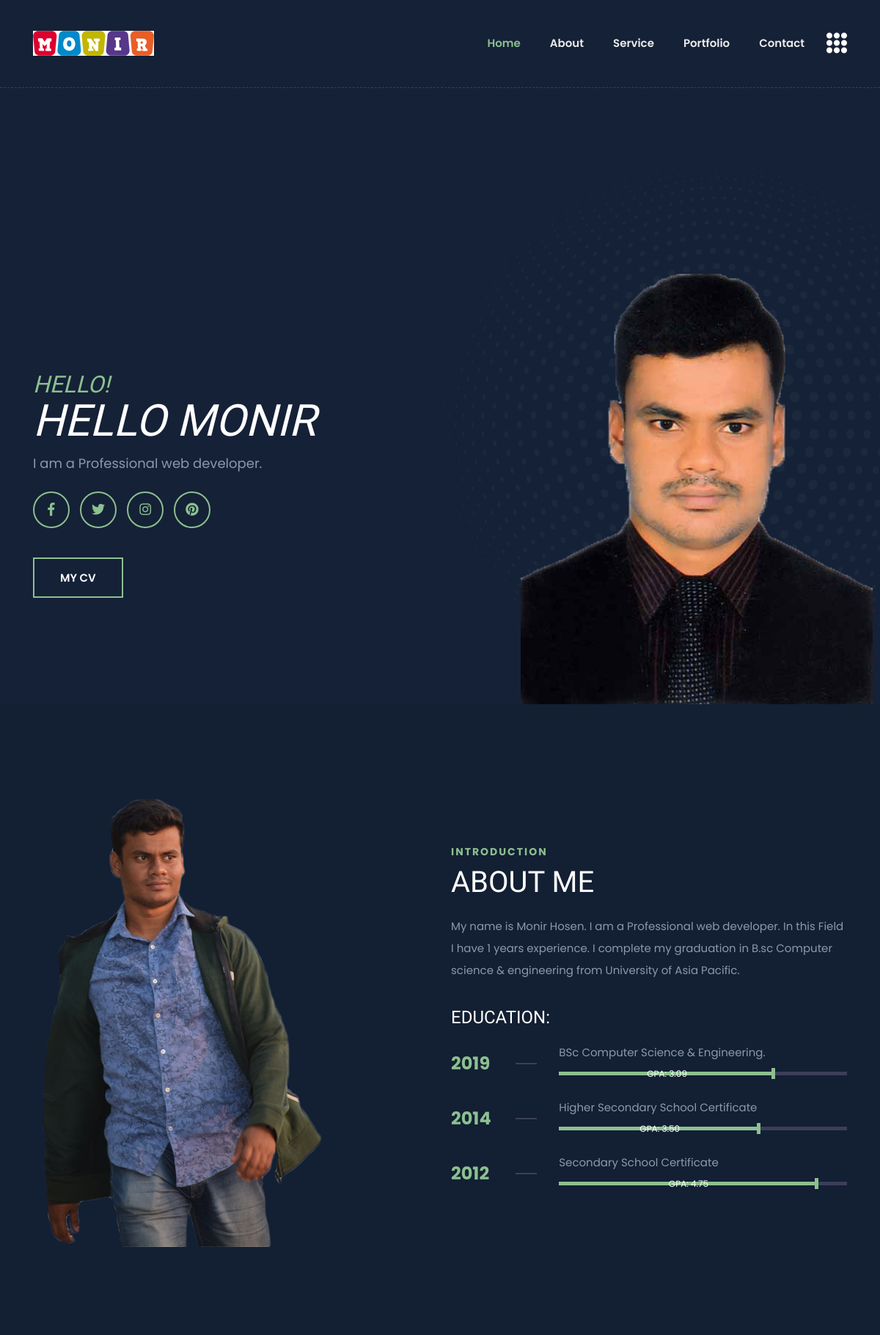
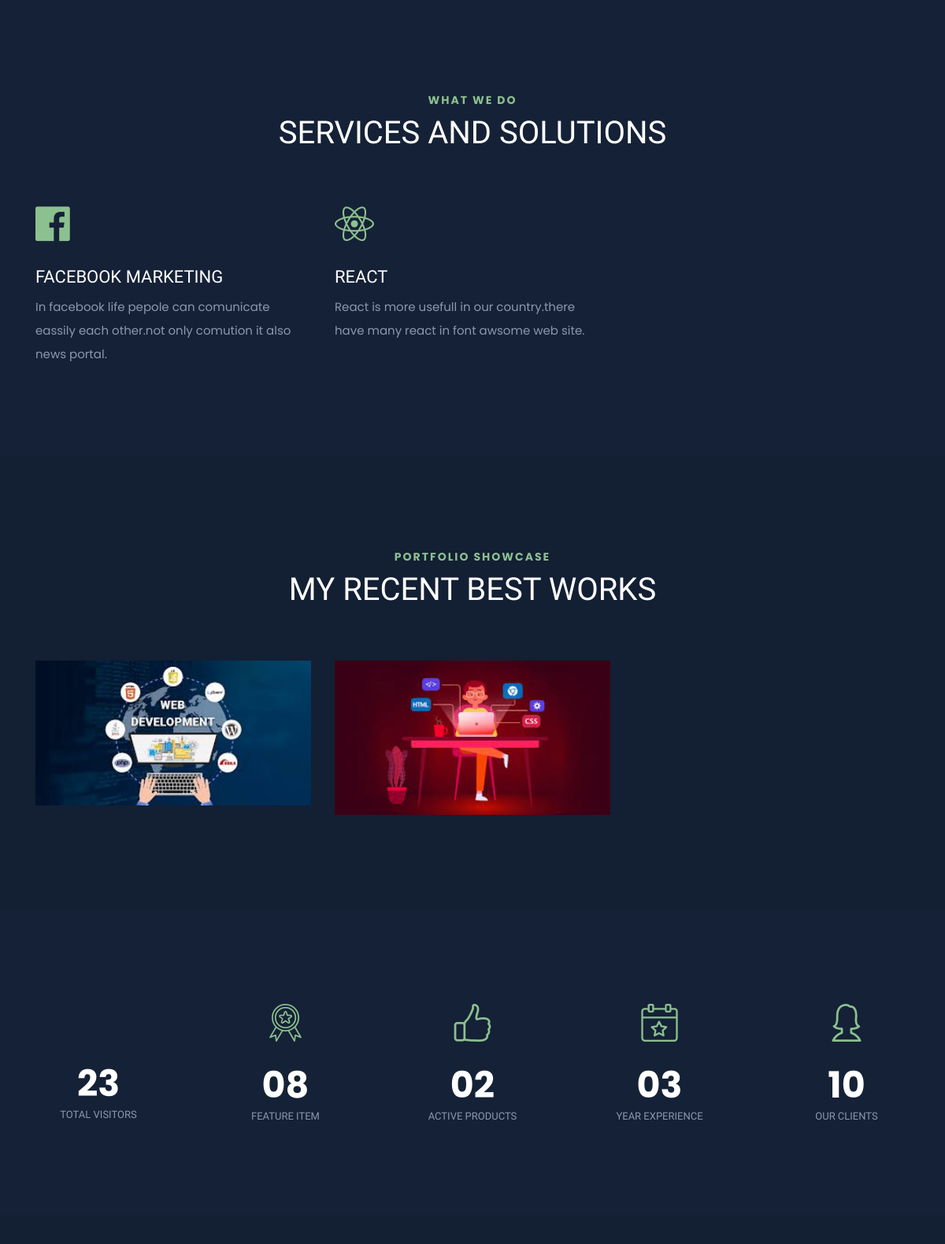
The page / (upper part) on the database its author committed (2 pictures, top to bottom).
### tables this page shows
CREATE TABLE `banners` (
  `id` int(255) NOT NULL,
  `title` varchar(255) NOT NULL,
  `bio` varchar(255) NOT NULL,
  `img` varchar(255) DEFAULT NULL
);

CREATE TABLE `abouts` (
  `id` int(11) NOT NULL,
  `description` varchar(255) NOT NULL,
  `image` varchar(255) DEFAULT NULL
);

CREATE TABLE `skills` (
  `id` int(11) NOT NULL,
  `skill` varchar(255) NOT NULL,
  `gpa` varchar(255) NOT NULL,
  `progress` varchar(255) NOT NULL,
  `year` varchar(255) NOT NULL
);

CREATE TABLE `services` (
  `id` int(10) UNSIGNED NOT NULL,
  `icon` varchar(255) DEFAULT NULL,
  `title` varchar(255) DEFAULT NULL,
  `summary` text DEFAULT NULL
);

CREATE TABLE `projects` (
  `id` int(10) UNSIGNED NOT NULL,
  `title` varchar(255) NOT NULL,
  `description` mediumtext NOT NULL,
  `thumbnail` varchar(255) DEFAULT NULL,
  `status` int(11) NOT NULL DEFAULT 1 COMMENT '1=active,2=deactive'
);

CREATE TABLE `fact` (
  `id` int(11) NOT NULL,
  `feature_item` varchar(255) NOT NULL,
  `active_products` varchar(255) NOT NULL,
  `year_experience` varchar(255) NOT NULL,
  `clients` varchar(255) NOT NULL
);

### index.php (the view, shortened to what this page needs)
<?php
require 'inc/header.php';
?>
<main>
    <?php require'inc/banner.php'; ?>
                   <?php require'inc/about.php'?>
                   <?php require'inc/skill.php'?>
                </div>
            </div>
        </div>
    </section>
    <?php require'inc/service.php'?>
    <?php require'inc/project.php'?>
    <section class="fact-area">
        <div class="container">
            <div class="fact-wrap">
                <div class="row justify-content-between">
                    <?php
                        $select="SELECT * FROM visitors";
                        $query=mysqli_query($db,$select);
                        $counts=mysqli_num_rows($query);
                    ?>
                    <div class="col-xl-2 col-lg-3 col-sm-6">
                        <div class="fact-box text-center mb-50">
                            <div class="fact-icon">
                                <i class="fa fa-user"></i>
                            </div>
                            <div class="fact-content">
                                <h2><span class="count"><?php echo $counts?></span></h2>
                                <span>Total Visitors</span>
                            </div>
                        </div>
                    </div>
                    <?php
                        $select="SELECT * FROM fact";
                        $query=mysqli_query($db,$select);
                        foreach ($query as $key => $facts) {
                    ?>
                    <div class="col-xl-2 col-lg-3 col-sm-6">
                        <div class="fact-box text-center mb-50">
                            <div class="fact-icon">
                                <i class="flaticon-award"></i>
                            </div>
                            <div class="fact-content">
                                <h2><span class="count"><?php echo $facts['feature_item']?></span></h2>
                                <span>Feature Item</span>
                            </div>
                        </div>
                    </div>
                    <div class="col-xl-2 col-lg-3 col-sm-6">
                        <div class="fact-box text-center mb-50">
                            <div class="fact-icon">
                                <i class="flaticon-like"></i>
                            </div>
                            <div class="fact-content">
                                <h2><span class="count"><?php echo $facts['active_products']?></span></h2>
                                <span>Active Products</span>
                            </div>
                        </div>
                    </div>
                    <div class="col-xl-2 col-lg-3 col-sm-6">
                        <div class="fact-box text-center mb-50">
                            <div class="fact-icon">
                                <i class="flaticon-event"></i>
                            </div>
                            <div class="fact-content">
                                <h2><span class="count"><?php echo $facts['year_experience']?></span></h2>
                                <span>Year Experience</span>
                            </div>
                        </div>
                    </div>
                    <div class="col-xl-2 col-lg-3 col-sm-6">
                        <div class="fact-box text-center mb-50">
                            <div class="fact-icon">
                                <i class="flaticon-woman"></i>
                            </div>
                            <div class="fact-content">
                                <h2><span class="count"><?php echo $facts['clients']?></span></h2>
                                <span>Our Clients</span>
                            </div>
                        </div>
                    </div>
                    <?php
                        }
                    ?>
                </div>
            </div>
        </div>
    </section>
    <?php require'inc/test.php'; ?>
</main>
<?php require 'inc/footer.php'; ?>

### inc/header.php (shortened to what this page needs)
<!doctype html>
<html class="no-js" lang="en">
<head>
        <link rel="stylesheet" href="css/bootstrap.min.css">
        <link rel="stylesheet" href="css/animate.min.css">
        <link rel="stylesheet" href="css/magnific-popup.css">
        <link rel="stylesheet" href="css/fontawesome-all.min.css">
        <link rel="stylesheet" href="css/flaticon.css">
        <link rel="stylesheet" href="css/slick.css">
        <link rel="stylesheet" href="css/aos.css">
        <link rel="stylesheet" href="css/default.css">
        <link rel="stylesheet" href="css/style.css">
        <link rel="stylesheet" href="css/responsive.css">
    </head>
    <body class="theme-bg">
        <header>
            <div id="header-sticky" class="transparent-header">
                <div class="container">
                    <div class="row">
                        <div class="col-xl-12">
                            <div class="main-menu">
                                <nav class="navbar navbar-expand-lg">
                                    <a href="/WEB_DEV_2002/#home" class="navbar-brand logo-sticky-none"><img src="uploads/logo/logo.png" alt="Logo"></a>
                                    <div class="collapse navbar-collapse" id="navbarNav">
                                        <ul class="navbar-nav ml-auto">
                                            <li class="nav-item active"><a class="nav-link" href="/WEB_DEV_2002/#home">Home</a></li>
                                            <li class="nav-item"><a class="nav-link" href="/WEB_DEV_2002/#about">about</a></li>
                                            <li class="nav-item"><a class="nav-link" href="/WEB_DEV_2002/#service">service</a></li>
                                            <li class="nav-item"><a class="nav-link" href="/WEB_DEV_2002/#portfolio">portfolio</a></li>
                                            <li class="nav-item"><a class="nav-link" href="/WEB_DEV_2002/#contact">Contact</a></li>
                                        </ul>
                                    </div>
                                    <div class="header-btn">
                                        <a href="#" class="off-canvas-menu menu-tigger"><i class="flaticon-menu"></i></a>
                                    </div>
                                </nav>
                            </div>
                        </div>
                    </div>
                </div>
            </div>
        </header>

### inc/banner.php
<section id="home" class="banner-area banner-bg fix">
                <div class="container">
                    <div class="row align-items-center">
                        <?php
                            $select="SELECT * FROM banners ORDER BY id DESC";
                            $query=mysqli_query($db,$select);
                            foreach ($query as $key => $banners) {
                        ?>
                        <div class="col-xl-7 col-lg-6">
                            <div class="banner-content">
                                <h6 class="wow fadeInUp" data-wow-delay="0.2s">HELLO!</h6>
                                <h2 class="wow fadeInUp" data-wow-delay="0.4s"><?php echo $banners['title']?></h2>
                                <p class="wow fadeInUp" data-wow-delay="0.6s"><?php echo $banners['bio']?></p>
                                <div class="banner-social wow fadeInUp" data-wow-delay="0.8s">
                                    <ul>
                                        <li><a href="https://www.facebook.com/mix.monir/"><i class="fab fa-facebook-f"></i></a></li>
                                        <li><a href="#"><i class="fab fa-twitter"></i></a></li>
                                        <li><a href="#"><i class="fab fa-instagram"></i></a></li>
                                        <li><a href="#"><i class="fab fa-pinterest"></i></a></li>
                                    </ul>
                                </div>
                                <a href="Monir_Hosen.pdf" class="btn wow fadeInUp" data-wow-delay="1s">MY CV</a>
                            </div>
                        </div>
                        <div class="col-xl-5 col-lg-6 d-none d-lg-block">
                            <div class="banner-img text-right">
                                <img src="uploads/image/<?php echo $banners['img']?>" alt="">
                            </div>
                        </div>
                        <?php
                            }
                            ?>
                    </div>
                </div>
                <div class="banner-shape"><img src="img/shape/dot_circle.png" class="rotateme" alt="img"></div>
            </section>

### inc/about.php
<?php
                           $select="SELECT * FROM abouts";
                           $query=mysqli_query($db,$select);
                           foreach ($query as $key => $abouts) {
                               ?> <section id="about" class="about-area primary-bg pt-120 pb-120">
               <div class="container">
                   <div class="row align-items-center">
                       <div class="col-lg-6">
                           <div class="about-img">
                               <img src="uploads/image/<?php echo $abouts['image']?>" title="me-01" alt="me-01">
                           </div>
                       </div>
                       <div class="col-lg-6 pr-90">
                           <div class="section-title mb-25">
                               <span>Introduction</span>
                               <h2>About Me</h2>
                           </div>
                           <div class="about-content">
                               <p><?php echo $abouts['description']?></p>
                               <h3>Education:</h3>
                           </div>
                           <?php
                       }
                           ?>

### inc/skill.php
   <?php
$select="SELECT * FROM skills ORDER BY id DESC";
$query=mysqli_query($db,$select);
foreach ($query as $key => $skill) {
  ?>
<div class="education">
    <div class="year"><?php echo $skill['year']?></div>
    <div class="line"></div>
    <div class="location">
        <span><?php echo $skill['skill']?></span>
        <div class="progressWrapper">
            <div class="progress">
                <div class="progress-bar wow slideInLefts" data-wow-delay="0.2s" data-wow-duration="2s" role="progressbar" style="width:<?php echo $skill['progress']?>;" aria-valuenow="65" aria-valuemin="0" aria-valuemax="100">GPA: <?php echo $skill['gpa']?></div>
            </div>
        </div>
    </div>
</div>
  <?php
  }
    ?>

### inc/service.php
<section id="service" class="services-area pt-120 pb-50">
				<div class="container">
                    <div class="row justify-content-center">
                        <div class="col-xl-6 col-lg-8">
                            <div class="section-title text-center mb-70">
                                <span>WHAT WE DO</span>
                                <h2>Services and Solutions</h2>
                            </div>
                        </div>
                    </div>
					<div class="row">
						<?php
							$select="SELECT * FROM services ORDER BY id DESC";
							$query=mysqli_query($db,$select);
							foreach ($query as $key => $service) {
								?>
								<div class="col-lg-4 col-md-6">
									<div class="icon_box_01 wow fadeInLeft" data-wow-delay="0.2s">
		                                <i class="<?= $service['icon']?>"></i>
										<h3><?= $service['title']?></h3>
										<p>
											<?= $service['summary']?>
										</p>
									</div>
								</div>
								<?php
							}
						?>
					</div>
				</div>
			</section>

### inc/project.php (shortened to what this page needs)
<section id="portfolio" class="portfolio-area primary-bg pt-120 pb-90">
                <div class="container">
                    <div class="row justify-content-center">
                        <div class="col-xl-6 col-lg-8">
                            <div class="section-title text-center mb-70">
                                <span>Portfolio Showcase</span>
                                <h2>My Recent Best Works</h2>
                            </div>
                        </div>
                    </div>
                    <div class="row">
                    	<?php
							$select="SELECT * FROM projects WHERE status=1 ORDER BY id DESC";
							$query=mysqli_query($db,$select);
							foreach ($query as $key => $projects) {
						?>
                        <div class="col-lg-4 col-md-6 pitem">
                            <div class="speaker-box">
								<div class="speaker-thumb">
									<img src="uploads/project/<?php echo $projects['thumbnail']?>" alt="<?php echo $projects['title']?>">
								</div>
							</div>
                        </div>
                        <?php
                            }
                        ?>
                    </div>
                </div>
            </section>

### inc/test.php (shortened to what this page needs)
<section class="testimonial-area primary-bg pt-115 pb-115">
</section>

### inc/footer.php (shortened to what this page needs)
    </body>
</html>

### css/default.css (style rules this page uses)
.mb-25 { margin-bottom: 25px; }
.mb-50 { margin-bottom: 50px; }
.mb-70 { margin-bottom: 70px; }
.pt-115 { padding-top: 115px; }
.pt-120 { padding-top: 120px; }
.pb-50 { padding-bottom: 50px; }
.pb-90 { padding-bottom: 90px; }
.pb-115 { padding-bottom: 115px; }
.pb-120 { padding-bottom: 120px; }
.pr-90 { padding-right: 90px; }
.theme-bg { background: #152136; }
.primary-bg { background: #131f33; }

### css/responsive.css (style rules this page uses)
@media (min-width: 1200px) and (max-width: 1500px) { .banner-shape { right: -145px; } }
@media (min-width: 992px) and (max-width: 1200px) { .banner-content h6 { font-size: 32px; } }
@media (min-width: 992px) and (max-width: 1200px) { .banner-content h2 { font-size: 60px; } }
@media (min-width: 992px) and (max-width: 1200px) { .banner-shape { right: -155px; } }
@media (min-width: 992px) and (max-width: 1200px) { .header-btn a.off-canvas-menu { margin-left: 0; display: inline-block; } }
@media (min-width: 992px) and (max-width: 1200px) { .fact-wrap { padding: 0; } }
@media (min-width: 992px) and (max-width: 1200px) { .about-img { margin-left: -65px; } }
@media (min-width: 992px) and (max-width: 1200px) { .banner-content p { font-size: 18px; padding-right: 0; } }
@media (min-width: 992px) and (max-width: 1200px) { .about-area .col-lg-6.pr-90 { padding-right: 15px; } }
@media (min-width: 992px) and (max-width: 1200px) { .icon_box_01 { padding-left: 0; } }
@media (min-width: 992px) and (max-width: 1200px) { .icon_box_01 i { position: unset; margin-bottom: 30px; } }

### rows shown on the page
banners: title "HELLO MONIR", bio "I am a Professional web developer.", img (picture)
abouts: image (picture), description "My name is Monir Hosen. I am a Professional web developer. In this Field I have 1 years experience. I complete my graduation in B.sc Computer science & engineering from University of Asia Pacific."
skills: year "2019", skill "BSc Computer Science & Engineering.", $skill['progress'] 75% (drawn), gpa "3.09"
skills: year "2014", skill "Higher Secondary School Certificate", $skill['progress'] 70% (drawn), gpa "3.50"
skills: year "2012", skill "Secondary School Certificate", $skill['progress'] 90% (drawn), gpa "4.75"
services: title "FACEBOOK MARKETING", summary "In facebook life pepole can comunicate eassily each other.not only comution it also news portal."
services: title "REACT", summary "React is more usefull in our country.there have many react in font awsome web site."
projects: thumbnail (picture)
projects: thumbnail (picture)
fact: feature_item "08", active_products "02", year_experience "03", clients "10"

### other values the page prints
$counts "23"
